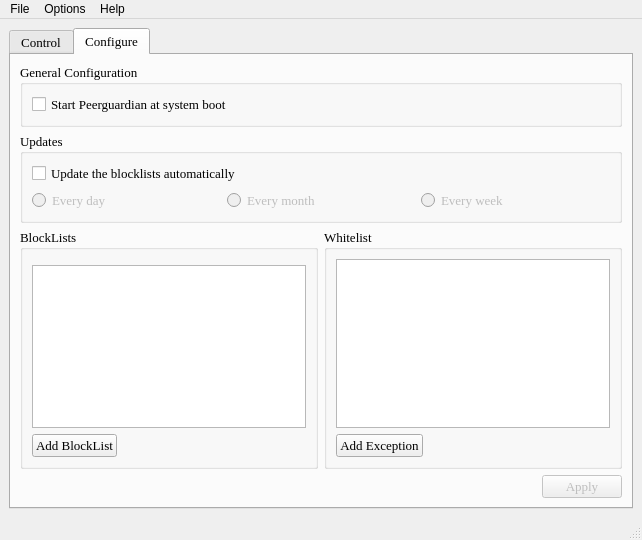
<?xml version="1.0" encoding="UTF-8"?>
<ui version="4.0">
 <class>MainWindow</class>
 <widget class="QMainWindow" name="MainWindow">
  <property name="geometry">
   <rect>
    <x>0</x>
    <y>0</y>
    <width>642</width>
    <height>540</height>
   </rect>
  </property>
  <property name="sizePolicy">
   <sizepolicy hsizetype="Fixed" vsizetype="Fixed">
    <horstretch>0</horstretch>
    <verstretch>0</verstretch>
   </sizepolicy>
  </property>
  <property name="minimumSize">
   <size>
    <width>435</width>
    <height>540</height>
   </size>
  </property>
  <property name="maximumSize">
   <size>
    <width>2500</width>
    <height>5000</height>
   </size>
  </property>
  <property name="windowTitle">
   <string>Peerguardian Qt</string>
  </property>
  <property name="windowIcon">
   <iconset resource="../images/images.qrc">
    <normaloff>:/images/mobloquer.png</normaloff>:/images/mobloquer.png</iconset>
  </property>
  <widget class="QWidget" name="centralwidget">
   <layout class="QVBoxLayout" name="verticalLayout_8">
    <item>
     <widget class="QTabWidget" name="tabWidget">
      <property name="font">
       <font>
        <family>Times New Roman</family>
        <pointsize>10</pointsize>
       </font>
      </property>
      <property name="contextMenuPolicy">
       <enum>Qt::DefaultContextMenu</enum>
      </property>
      <property name="currentIndex">
       <number>1</number>
      </property>
      <widget class="QWidget" name="tab_ControlPanel">
       <attribute name="title">
        <string>Control</string>
       </attribute>
       <layout class="QVBoxLayout" name="verticalLayout_3">
        <item>
         <layout class="QHBoxLayout" name="horizontalLayout_2">
          <item>
           <widget class="QGroupBox" name="m_ControlInfoGroup_2">
            <property name="sizePolicy">
             <sizepolicy hsizetype="Preferred" vsizetype="MinimumExpanding">
              <horstretch>0</horstretch>
              <verstretch>0</verstretch>
             </sizepolicy>
            </property>
            <property name="title">
             <string>Manage</string>
            </property>
            <layout class="QVBoxLayout" name="verticalLayout_7">
             <item>
              <layout class="QHBoxLayout" name="horizontalLayout_9">
               <item>
                <widget class="QStackedWidget" name="m_controlPglButtons">
                 <property name="sizePolicy">
                  <sizepolicy hsizetype="Fixed" vsizetype="Fixed">
                   <horstretch>70</horstretch>
                   <verstretch>0</verstretch>
                  </sizepolicy>
                 </property>
                 <property name="minimumSize">
                  <size>
                   <width>90</width>
                   <height>0</height>
                  </size>
                 </property>
                 <property name="maximumSize">
                  <size>
                   <width>16777215</width>
                   <height>16777215</height>
                  </size>
                 </property>
                 <property name="layoutDirection">
                  <enum>Qt::LeftToRight</enum>
                 </property>
                 <property name="lineWidth">
                  <number>1</number>
                 </property>
                 <property name="currentIndex">
                  <number>0</number>
                 </property>
                 <widget class="QWidget" name="page">
                  <layout class="QVBoxLayout" name="verticalLayout_2">
                   <item>
                    <widget class="QPushButton" name="m_startPglButton">
                     <property name="sizePolicy">
                      <sizepolicy hsizetype="MinimumExpanding" vsizetype="Fixed">
                       <horstretch>0</horstretch>
                       <verstretch>0</verstretch>
                      </sizepolicy>
                     </property>
                     <property name="minimumSize">
                      <size>
                       <width>92</width>
                       <height>0</height>
                      </size>
                     </property>
                     <property name="layoutDirection">
                      <enum>Qt::LeftToRight</enum>
                     </property>
                     <property name="text">
                      <string>Start</string>
                     </property>
                     <property name="icon">
                      <iconset resource="../images/images.qrc">
                       <normaloff>:/images/play.png</normaloff>:/images/play.png</iconset>
                     </property>
                    </widget>
                   </item>
                  </layout>
                 </widget>
                 <widget class="QWidget" name="page_2">
                  <layout class="QVBoxLayout" name="verticalLayout">
                   <item>
                    <widget class="QPushButton" name="m_stopPglButton">
                     <property name="sizePolicy">
                      <sizepolicy hsizetype="MinimumExpanding" vsizetype="Fixed">
                       <horstretch>0</horstretch>
                       <verstretch>0</verstretch>
                      </sizepolicy>
                     </property>
                     <property name="minimumSize">
                      <size>
                       <width>86</width>
                       <height>0</height>
                      </size>
                     </property>
                     <property name="maximumSize">
                      <size>
                       <width>16777215</width>
                       <height>16777215</height>
                      </size>
                     </property>
                     <property name="text">
                      <string>Stop</string>
                     </property>
                     <property name="icon">
                      <iconset resource="../images/images.qrc">
                       <normaloff>:/images/stop.png</normaloff>:/images/stop.png</iconset>
                     </property>
                    </widget>
                   </item>
                  </layout>
                 </widget>
                </widget>
               </item>
               <item>
                <layout class="QHBoxLayout" name="horizontalLayout">
                 <item>
                  <spacer name="horizontalSpacer_7">
                   <property name="orientation">
                    <enum>Qt::Horizontal</enum>
                   </property>
                   <property name="sizeType">
                    <enum>QSizePolicy::Fixed</enum>
                   </property>
                   <property name="sizeHint" stdset="0">
                    <size>
                     <width>42</width>
                     <height>20</height>
                    </size>
                   </property>
                  </spacer>
                 </item>
                 <item>
                  <widget class="QLabel" name="statusLabel1">
                   <property name="sizePolicy">
                    <sizepolicy hsizetype="Maximum" vsizetype="Preferred">
                     <horstretch>0</horstretch>
                     <verstretch>0</verstretch>
                    </sizepolicy>
                   </property>
                   <property name="text">
                    <string>Pgld status:</string>
                   </property>
                  </widget>
                 </item>
                 <item>
                  <widget class="QLabel" name="m_StatusIcon">
                   <property name="sizePolicy">
                    <sizepolicy hsizetype="Maximum" vsizetype="Preferred">
                     <horstretch>0</horstretch>
                     <verstretch>0</verstretch>
                    </sizepolicy>
                   </property>
                   <property name="text">
                    <string/>
                   </property>
                  </widget>
                 </item>
                 <item>
                  <widget class="QLabel" name="m_DaemonStatusLabel">
                   <property name="text">
                    <string>Unknown</string>
                   </property>
                   <property name="textFormat">
                    <enum>Qt::AutoText</enum>
                   </property>
                  </widget>
                 </item>
                </layout>
               </item>
               <item>
                <spacer name="horizontalSpacer_3">
                 <property name="orientation">
                  <enum>Qt::Horizontal</enum>
                 </property>
                 <property name="sizeType">
                  <enum>QSizePolicy::MinimumExpanding</enum>
                 </property>
                 <property name="sizeHint" stdset="0">
                  <size>
                   <width>40</width>
                   <height>20</height>
                  </size>
                 </property>
                </spacer>
               </item>
              </layout>
             </item>
             <item>
              <layout class="QHBoxLayout" name="horizontalLayout_11">
               <item>
                <widget class="QStackedWidget" name="stackedWidget">
                 <property name="sizePolicy">
                  <sizepolicy hsizetype="Fixed" vsizetype="Minimum">
                   <horstretch>0</horstretch>
                   <verstretch>0</verstretch>
                  </sizepolicy>
                 </property>
                 <property name="minimumSize">
                  <size>
                   <width>0</width>
                   <height>0</height>
                  </size>
                 </property>
                 <property name="currentIndex">
                  <number>0</number>
                 </property>
                 <widget class="QWidget" name="page_3">
                  <layout class="QHBoxLayout" name="horizontalLayout_7">
                   <item>
                    <widget class="QPushButton" name="m_restartPglButton">
                     <property name="sizePolicy">
                      <sizepolicy hsizetype="Fixed" vsizetype="Fixed">
                       <horstretch>0</horstretch>
                       <verstretch>0</verstretch>
                      </sizepolicy>
                     </property>
                     <property name="minimumSize">
                      <size>
                       <width>94</width>
                       <height>0</height>
                      </size>
                     </property>
                     <property name="layoutDirection">
                      <enum>Qt::LeftToRight</enum>
                     </property>
                     <property name="text">
                      <string>Restart</string>
                     </property>
                     <property name="icon">
                      <iconset resource="../images/images.qrc">
                       <normaloff>:/images/reload.png</normaloff>:/images/reload.png</iconset>
                     </property>
                    </widget>
                   </item>
                  </layout>
                 </widget>
                </widget>
               </item>
               <item>
                <spacer name="horizontalSpacer_4">
                 <property name="orientation">
                  <enum>Qt::Horizontal</enum>
                 </property>
                 <property name="sizeType">
                  <enum>QSizePolicy::Fixed</enum>
                 </property>
                 <property name="sizeHint" stdset="0">
                  <size>
                   <width>40</width>
                   <height>20</height>
                  </size>
                 </property>
                </spacer>
               </item>
               <item>
                <widget class="QLabel" name="m_LoadedRangesLabel">
                 <property name="enabled">
                  <bool>true</bool>
                 </property>
                 <property name="sizePolicy">
                  <sizepolicy hsizetype="Preferred" vsizetype="Preferred">
                   <horstretch>0</horstretch>
                   <verstretch>0</verstretch>
                  </sizepolicy>
                 </property>
                 <property name="text">
                  <string>Blocked IP ranges: Unknown</string>
                 </property>
                 <property name="margin">
                  <number>2</number>
                 </property>
                </widget>
               </item>
              </layout>
             </item>
             <item>
              <layout class="QHBoxLayout" name="horizontalLayout_12">
               <item>
                <widget class="QStackedWidget" name="stackedWidget_2">
                 <property name="sizePolicy">
                  <sizepolicy hsizetype="Fixed" vsizetype="Preferred">
                   <horstretch>0</horstretch>
                   <verstretch>0</verstretch>
                  </sizepolicy>
                 </property>
                 <property name="currentIndex">
                  <number>0</number>
                 </property>
                 <widget class="QWidget" name="page_5">
                  <layout class="QHBoxLayout" name="horizontalLayout_8">
                   <item>
                    <widget class="QPushButton" name="m_updatePglButton">
                     <property name="sizePolicy">
                      <sizepolicy hsizetype="Fixed" vsizetype="Fixed">
                       <horstretch>0</horstretch>
                       <verstretch>0</verstretch>
                      </sizepolicy>
                     </property>
                     <property name="minimumSize">
                      <size>
                       <width>94</width>
                       <height>0</height>
                      </size>
                     </property>
                     <property name="text">
                      <string>Update</string>
                     </property>
                     <property name="icon">
                      <iconset resource="../images/images.qrc">
                       <normaloff>:/images/incoming.png</normaloff>:/images/incoming.png</iconset>
                     </property>
                    </widget>
                   </item>
                  </layout>
                 </widget>
                </widget>
               </item>
               <item>
                <spacer name="horizontalSpacer_5">
                 <property name="orientation">
                  <enum>Qt::Horizontal</enum>
                 </property>
                 <property name="sizeType">
                  <enum>QSizePolicy::Fixed</enum>
                 </property>
                 <property name="sizeHint" stdset="0">
                  <size>
                   <width>40</width>
                   <height>20</height>
                  </size>
                 </property>
                </spacer>
               </item>
               <item>
                <widget class="QLabel" name="m_LastUpdateLabel">
                 <property name="enabled">
                  <bool>true</bool>
                 </property>
                 <property name="text">
                  <string>Last Blocklist Update: Unknown</string>
                 </property>
                 <property name="margin">
                  <number>2</number>
                 </property>
                </widget>
               </item>
              </layout>
             </item>
            </layout>
            <zorder></zorder>
           </widget>
          </item>
         </layout>
        </item>
        <item>
         <widget class="QGroupBox" name="groupBox_4">
          <property name="title">
           <string>Last blocks</string>
          </property>
          <layout class="QVBoxLayout" name="verticalLayout_9">
           <item>
            <widget class="QTreeWidget" name="m_LogTreeWidget">
             <property name="mouseTracking">
              <bool>true</bool>
             </property>
             <property name="rootIsDecorated">
              <bool>false</bool>
             </property>
             <property name="itemsExpandable">
              <bool>false</bool>
             </property>
             <property name="sortingEnabled">
              <bool>false</bool>
             </property>
             <property name="expandsOnDoubleClick">
              <bool>false</bool>
             </property>
             <column>
              <property name="text">
               <string>Time</string>
              </property>
             </column>
             <column>
              <property name="text">
               <string>Range</string>
              </property>
             </column>
             <column>
              <property name="text">
               <string>Source</string>
              </property>
             </column>
             <column>
              <property name="text">
               <string>Destination</string>
              </property>
             </column>
             <column>
              <property name="text">
               <string>Protocol</string>
              </property>
             </column>
             <column>
              <property name="text">
               <string>Action</string>
              </property>
             </column>
            </widget>
           </item>
           <item>
            <layout class="QHBoxLayout" name="horizontalLayout_13">
             <item>
              <widget class="QPushButton" name="pushButton">
               <property name="text">
                <string>Stop Logging</string>
               </property>
               <property name="icon">
                <iconset resource="../images/images.qrc">
                 <normaloff>:/images/cancel.png</normaloff>:/images/cancel.png</iconset>
               </property>
              </widget>
             </item>
             <item>
              <widget class="QPushButton" name="m_LogClearButton">
               <property name="statusTip">
                <string>Clear the log</string>
               </property>
               <property name="text">
                <string>Clear Log</string>
               </property>
               <property name="icon">
                <iconset resource="../images/images.qrc">
                 <normaloff>:/images/log.png</normaloff>:/images/log.png</iconset>
               </property>
              </widget>
             </item>
            </layout>
           </item>
          </layout>
         </widget>
        </item>
       </layout>
      </widget>
      <widget class="QWidget" name="tab_5">
       <attribute name="title">
        <string>Configure</string>
       </attribute>
       <layout class="QVBoxLayout" name="verticalLayout_6">
        <item>
         <widget class="QGroupBox" name="groupBox_7">
          <property name="sizePolicy">
           <sizepolicy hsizetype="Preferred" vsizetype="Minimum">
            <horstretch>0</horstretch>
            <verstretch>0</verstretch>
           </sizepolicy>
          </property>
          <property name="title">
           <string>General Configuration</string>
          </property>
          <layout class="QVBoxLayout" name="_17">
           <item>
            <widget class="QCheckBox" name="m_StartAtBootBox">
             <property name="statusTip">
              <string>Start MoBlock as a daemon when the computer starts</string>
             </property>
             <property name="text">
              <string>Start Peerguardian at system boot</string>
             </property>
            </widget>
           </item>
          </layout>
         </widget>
        </item>
        <item>
         <widget class="QGroupBox" name="groupBox_11">
          <property name="sizePolicy">
           <sizepolicy hsizetype="Preferred" vsizetype="Minimum">
            <horstretch>0</horstretch>
            <verstretch>0</verstretch>
           </sizepolicy>
          </property>
          <property name="title">
           <string>Updates</string>
          </property>
          <layout class="QVBoxLayout" name="verticalLayout_10">
           <item>
            <widget class="QCheckBox" name="m_AutoListUpdateBox">
             <property name="sizePolicy">
              <sizepolicy hsizetype="Minimum" vsizetype="Fixed">
               <horstretch>0</horstretch>
               <verstretch>0</verstretch>
              </sizepolicy>
             </property>
             <property name="statusTip">
              <string>Enable/Disable auto updates</string>
             </property>
             <property name="text">
              <string>Update the blocklists automatically</string>
             </property>
            </widget>
           </item>
           <item>
            <layout class="QHBoxLayout" name="horizontalLayout_6">
             <item>
              <widget class="QRadioButton" name="m_AutoListUpdateDailyRadio">
               <property name="enabled">
                <bool>false</bool>
               </property>
               <property name="sizePolicy">
                <sizepolicy hsizetype="Minimum" vsizetype="Fixed">
                 <horstretch>0</horstretch>
                 <verstretch>0</verstretch>
                </sizepolicy>
               </property>
               <property name="statusTip">
                <string>Update the blocklists every day</string>
               </property>
               <property name="text">
                <string>Every day</string>
               </property>
              </widget>
             </item>
             <item>
              <widget class="QRadioButton" name="m_AutoListUpdateMonthlyRadio">
               <property name="enabled">
                <bool>false</bool>
               </property>
               <property name="statusTip">
                <string>Update the blocklists every month</string>
               </property>
               <property name="text">
                <string>Every month</string>
               </property>
              </widget>
             </item>
             <item>
              <widget class="QRadioButton" name="m_AutoListUpdateWeeklyRadio">
               <property name="enabled">
                <bool>false</bool>
               </property>
               <property name="statusTip">
                <string>Update the blocklists every week</string>
               </property>
               <property name="text">
                <string>Every week</string>
               </property>
              </widget>
             </item>
            </layout>
           </item>
          </layout>
         </widget>
        </item>
        <item>
         <layout class="QHBoxLayout" name="horizontalLayout_3">
          <item>
           <widget class="QGroupBox" name="groupBox_10">
            <property name="sizePolicy">
             <sizepolicy hsizetype="Minimum" vsizetype="Preferred">
              <horstretch>0</horstretch>
              <verstretch>0</verstretch>
             </sizepolicy>
            </property>
            <property name="title">
             <string>BlockLists</string>
            </property>
            <layout class="QVBoxLayout" name="verticalLayout_5">
             <item>
              <widget class="Line" name="line_6">
               <property name="orientation">
                <enum>Qt::Vertical</enum>
               </property>
              </widget>
             </item>
             <item>
              <widget class="QTreeWidget" name="m_BlocklistTreeWidget">
               <property name="rootIsDecorated">
                <bool>false</bool>
               </property>
               <property name="itemsExpandable">
                <bool>false</bool>
               </property>
               <property name="headerHidden">
                <bool>true</bool>
               </property>
               <attribute name="headerDefaultSectionSize">
                <number>140</number>
               </attribute>
               <attribute name="headerMinimumSectionSize">
                <number>40</number>
               </attribute>
              </widget>
             </item>
             <item>
              <layout class="QHBoxLayout" name="horizontalLayout_5">
               <item>
                <widget class="QPushButton" name="m_addBlockListButton">
                 <property name="sizePolicy">
                  <sizepolicy hsizetype="Minimum" vsizetype="Fixed">
                   <horstretch>0</horstretch>
                   <verstretch>0</verstretch>
                  </sizepolicy>
                 </property>
                 <property name="text">
                  <string>Add BlockList</string>
                 </property>
                </widget>
               </item>
               <item>
                <spacer name="horizontalSpacer_2">
                 <property name="orientation">
                  <enum>Qt::Horizontal</enum>
                 </property>
                 <property name="sizeType">
                  <enum>QSizePolicy::MinimumExpanding</enum>
                 </property>
                 <property name="sizeHint" stdset="0">
                  <size>
                   <width>40</width>
                   <height>20</height>
                  </size>
                 </property>
                </spacer>
               </item>
              </layout>
             </item>
            </layout>
           </widget>
          </item>
          <item>
           <widget class="QGroupBox" name="groupBox">
            <property name="sizePolicy">
             <sizepolicy hsizetype="Minimum" vsizetype="Preferred">
              <horstretch>0</horstretch>
              <verstretch>0</verstretch>
             </sizepolicy>
            </property>
            <property name="title">
             <string>Whitelist</string>
            </property>
            <layout class="QVBoxLayout" name="verticalLayout_4">
             <item>
              <widget class="QTreeWidget" name="m_WhitelistTreeWidget">
               <property name="rootIsDecorated">
                <bool>false</bool>
               </property>
               <property name="itemsExpandable">
                <bool>false</bool>
               </property>
               <property name="headerHidden">
                <bool>true</bool>
               </property>
               <attribute name="headerDefaultSectionSize">
                <number>90</number>
               </attribute>
               <attribute name="headerMinimumSectionSize">
                <number>40</number>
               </attribute>
              </widget>
             </item>
             <item>
              <layout class="QHBoxLayout" name="horizontalLayout_10">
               <item>
                <widget class="QPushButton" name="m_addExceptionButton">
                 <property name="sizePolicy">
                  <sizepolicy hsizetype="Minimum" vsizetype="Fixed">
                   <horstretch>0</horstretch>
                   <verstretch>0</verstretch>
                  </sizepolicy>
                 </property>
                 <property name="text">
                  <string>Add Exception</string>
                 </property>
                </widget>
               </item>
               <item>
                <spacer name="horizontalSpacer_6">
                 <property name="orientation">
                  <enum>Qt::Horizontal</enum>
                 </property>
                 <property name="sizeType">
                  <enum>QSizePolicy::MinimumExpanding</enum>
                 </property>
                 <property name="sizeHint" stdset="0">
                  <size>
                   <width>40</width>
                   <height>20</height>
                  </size>
                 </property>
                </spacer>
               </item>
              </layout>
             </item>
            </layout>
           </widget>
          </item>
         </layout>
        </item>
        <item>
         <layout class="QHBoxLayout" name="horizontalLayout_4">
          <item>
           <spacer name="horizontalSpacer">
            <property name="orientation">
             <enum>Qt::Horizontal</enum>
            </property>
            <property name="sizeHint" stdset="0">
             <size>
              <width>108</width>
              <height>17</height>
             </size>
            </property>
           </spacer>
          </item>
          <item>
           <widget class="QPushButton" name="m_ApplyButton">
            <property name="enabled">
             <bool>false</bool>
            </property>
            <property name="sizePolicy">
             <sizepolicy hsizetype="Minimum" vsizetype="Fixed">
              <horstretch>0</horstretch>
              <verstretch>0</verstretch>
             </sizepolicy>
            </property>
            <property name="text">
             <string>Apply</string>
            </property>
           </widget>
          </item>
         </layout>
        </item>
       </layout>
      </widget>
     </widget>
    </item>
   </layout>
  </widget>
  <widget class="QStatusBar" name="m_StatusBar"/>
  <widget class="QMenuBar" name="menuBar">
   <property name="geometry">
    <rect>
     <x>0</x>
     <y>0</y>
     <width>642</width>
     <height>21</height>
    </rect>
   </property>
   <widget class="QMenu" name="menuFile">
    <property name="title">
     <string>File</string>
    </property>
    <widget class="QMenu" name="menuBackups">
     <property name="title">
      <string>Manage Backups</string>
     </property>
     <property name="icon">
      <iconset resource="../images/images.qrc">
       <normaloff>:/images/backup.png</normaloff>:/images/backup.png</iconset>
     </property>
     <property name="separatorsCollapsible">
      <bool>false</bool>
     </property>
     <addaction name="a_CreateBackups"/>
     <addaction name="separator"/>
     <addaction name="a_RestoreSettings"/>
     <addaction name="a_RestoreList"/>
    </widget>
    <addaction name="menuBackups"/>
    <addaction name="separator"/>
    <addaction name="a_Exit"/>
   </widget>
   <widget class="QMenu" name="menuSettings">
    <property name="title">
     <string>Options</string>
    </property>
    <addaction name="a_ToggleAutoScrolling"/>
    <addaction name="separator"/>
    <addaction name="a_SettingsDialog"/>
   </widget>
   <widget class="QMenu" name="menuAbout">
    <property name="title">
     <string>Help</string>
    </property>
    <addaction name="a_AboutDialog"/>
   </widget>
   <addaction name="menuFile"/>
   <addaction name="menuSettings"/>
   <addaction name="menuAbout"/>
  </widget>
  <action name="actionQuit">
   <property name="text">
    <string>Open configuration...</string>
   </property>
  </action>
  <action name="actionQuit_2">
   <property name="text">
    <string>Quit</string>
   </property>
  </action>
  <action name="actionConfigure">
   <property name="text">
    <string>Configure</string>
   </property>
  </action>
  <action name="actionAbout">
   <property name="text">
    <string>About</string>
   </property>
  </action>
  <action name="actionOptions">
   <property name="text">
    <string>Open info</string>
   </property>
  </action>
  <action name="actionOpen_blockcontrol_log">
   <property name="text">
    <string>Open blocklist</string>
   </property>
  </action>
  <action name="actionSave_changes">
   <property name="text">
    <string>Save changes</string>
   </property>
  </action>
  <action name="actionApply_changes">
   <property name="text">
    <string>Apply changes</string>
   </property>
  </action>
  <action name="actionQuit_3">
   <property name="text">
    <string>Quit</string>
   </property>
  </action>
  <action name="actionSelect_custom_files">
   <property name="text">
    <string>Change file paths</string>
   </property>
  </action>
  <action name="actionAbout_2">
   <property name="text">
    <string>About</string>
   </property>
  </action>
  <action name="actionSelect_moblock_log">
   <property name="text">
    <string>Select moblock.log</string>
   </property>
  </action>
  <action name="actionSelect_blockcontrol_log">
   <property name="text">
    <string>Select blockcontrol.log</string>
   </property>
  </action>
  <action name="actionPreferences">
   <property name="text">
    <string>Preferences</string>
   </property>
  </action>
  <action name="m_ToggleAutoScroll">
   <property name="checkable">
    <bool>true</bool>
   </property>
   <property name="checked">
    <bool>true</bool>
   </property>
   <property name="text">
    <string>Enable auto scrolling</string>
   </property>
  </action>
  <action name="m_ToggleAutoScroll2">
   <property name="checkable">
    <bool>true</bool>
   </property>
   <property name="checked">
    <bool>true</bool>
   </property>
   <property name="text">
    <string>Enable auto scrolling</string>
   </property>
  </action>
  <action name="a_SaveChanges">
   <property name="icon">
    <iconset resource="../images/images.qrc">
     <normaloff>:/images/save.png</normaloff>:/images/save.png</iconset>
   </property>
   <property name="text">
    <string>Apply changes</string>
   </property>
  </action>
  <action name="actionRestore_backup">
   <property name="text">
    <string>Restore backup</string>
   </property>
  </action>
  <action name="a_Exit">
   <property name="icon">
    <iconset resource="../images/images.qrc">
     <normaloff>:/images/exit.png</normaloff>:/images/exit.png</iconset>
   </property>
   <property name="text">
    <string>Exit</string>
   </property>
  </action>
  <action name="a_ToggleAutoSave">
   <property name="checkable">
    <bool>true</bool>
   </property>
   <property name="checked">
    <bool>true</bool>
   </property>
   <property name="text">
    <string>Automatically apply changes</string>
   </property>
  </action>
  <action name="actionStart">
   <property name="text">
    <string>Start</string>
   </property>
  </action>
  <action name="actionRestart">
   <property name="text">
    <string>Restart</string>
   </property>
  </action>
  <action name="actionStop">
   <property name="text">
    <string>Stop</string>
   </property>
  </action>
  <action name="actionUpdate">
   <property name="text">
    <string>Update</string>
   </property>
  </action>
  <action name="actionReload">
   <property name="text">
    <string>Reload</string>
   </property>
  </action>
  <action name="a_ToggleAutoScrolling">
   <property name="checkable">
    <bool>true</bool>
   </property>
   <property name="checked">
    <bool>true</bool>
   </property>
   <property name="text">
    <string>Enable Auto Scrolling</string>
   </property>
  </action>
  <action name="actionView_input">
   <property name="text">
    <string>View input</string>
   </property>
  </action>
  <action name="actionTake_backups">
   <property name="text">
    <string>Create backup</string>
   </property>
  </action>
  <action name="actionCancel_changes">
   <property name="text">
    <string>Cancel changes</string>
   </property>
  </action>
  <action name="actionChange_file_paths">
   <property name="text">
    <string>Configure...</string>
   </property>
  </action>
  <action name="a_AboutDialog">
   <property name="icon">
    <iconset resource="../images/images.qrc">
     <normaloff>:/images/info.png</normaloff>:/images/info.png</iconset>
   </property>
   <property name="text">
    <string>About</string>
   </property>
  </action>
  <action name="a_AllowHttp">
   <property name="checkable">
    <bool>true</bool>
   </property>
   <property name="text">
    <string>Allow HTTP connections</string>
   </property>
   <property name="menuRole">
    <enum>QAction::NoRole</enum>
   </property>
  </action>
  <action name="a_Start">
   <property name="icon">
    <iconset resource="../images/images.qrc">
     <normaloff>:/images/play.png</normaloff>:/images/play.png</iconset>
   </property>
   <property name="text">
    <string>Start</string>
   </property>
  </action>
  <action name="a_Stop">
   <property name="icon">
    <iconset resource="../images/images.qrc">
     <normaloff>:/images/stop.png</normaloff>:/images/stop.png</iconset>
   </property>
   <property name="text">
    <string>Stop</string>
   </property>
  </action>
  <action name="a_Restart">
   <property name="icon">
    <iconset resource="../images/images.qrc">
     <normaloff>:/images/restart.png</normaloff>:/images/restart.png</iconset>
   </property>
   <property name="text">
    <string>Restart</string>
   </property>
  </action>
  <action name="a_RestoreWindow">
   <property name="checkable">
    <bool>false</bool>
   </property>
   <property name="text">
    <string>Restore window</string>
   </property>
  </action>
  <action name="a_AllowHttps">
   <property name="checkable">
    <bool>true</bool>
   </property>
   <property name="text">
    <string>Allow secure HTTP connections</string>
   </property>
  </action>
  <action name="a_AllowFtp">
   <property name="checkable">
    <bool>true</bool>
   </property>
   <property name="text">
    <string>Allow FTP connections</string>
   </property>
  </action>
  <action name="a_CreateBackups">
   <property name="icon">
    <iconset>
     <normaloff>Programas/peerguardian/pgl/pgl-gui.qt/ui</normaloff>Programas/peerguardian/pgl/pgl-gui.qt/ui</iconset>
   </property>
   <property name="text">
    <string>Create Backups</string>
   </property>
  </action>
  <action name="a_RestoreSettings">
   <property name="icon">
    <iconset>
     <normaloff>Programas/peerguardian/pgl/pgl-gui.qt/ui</normaloff>Programas/peerguardian/pgl/pgl-gui.qt/ui</iconset>
   </property>
   <property name="text">
    <string>Restore Settings</string>
   </property>
  </action>
  <action name="a_RestoreList">
   <property name="icon">
    <iconset>
     <normaloff>Programas/peerguardian/pgl/pgl-gui.qt/ui</normaloff>Programas/peerguardian/pgl/pgl-gui.qt/ui</iconset>
   </property>
   <property name="text">
    <string>Restore Blocklists</string>
   </property>
  </action>
  <action name="a_SettingsDialog">
   <property name="icon">
    <iconset>
     <normaloff>Programas/peerguardian/pgl/pgl-gui.qt/ui</normaloff>Programas/peerguardian/pgl/pgl-gui.qt/ui</iconset>
   </property>
   <property name="text">
    <string>Settings</string>
   </property>
  </action>
 </widget>
 <resources>
  <include location="../images/images.qrc"/>
 </resources>
 <connections>
  <connection>
   <sender>m_AutoListUpdateBox</sender>
   <signal>toggled(bool)</signal>
   <receiver>m_AutoListUpdateDailyRadio</receiver>
   <slot>setEnabled(bool)</slot>
   <hints>
    <hint type="sourcelabel">
     <x>310</x>
     <y>246</y>
    </hint>
    <hint type="destinationlabel">
     <x>115</x>
     <y>302</y>
    </hint>
   </hints>
  </connection>
  <connection>
   <sender>m_AutoListUpdateBox</sender>
   <signal>toggled(bool)</signal>
   <receiver>m_AutoListUpdateMonthlyRadio</receiver>
   <slot>setEnabled(bool)</slot>
   <hints>
    <hint type="sourcelabel">
     <x>331</x>
     <y>276</y>
    </hint>
    <hint type="destinationlabel">
     <x>331</x>
     <y>372</y>
    </hint>
   </hints>
  </connection>
  <connection>
   <sender>m_AutoListUpdateBox</sender>
   <signal>toggled(bool)</signal>
   <receiver>m_AutoListUpdateWeeklyRadio</receiver>
   <slot>setEnabled(bool)</slot>
   <hints>
    <hint type="sourcelabel">
     <x>331</x>
     <y>276</y>
    </hint>
    <hint type="destinationlabel">
     <x>331</x>
     <y>340</y>
    </hint>
   </hints>
  </connection>
 </connections>
</ui>
